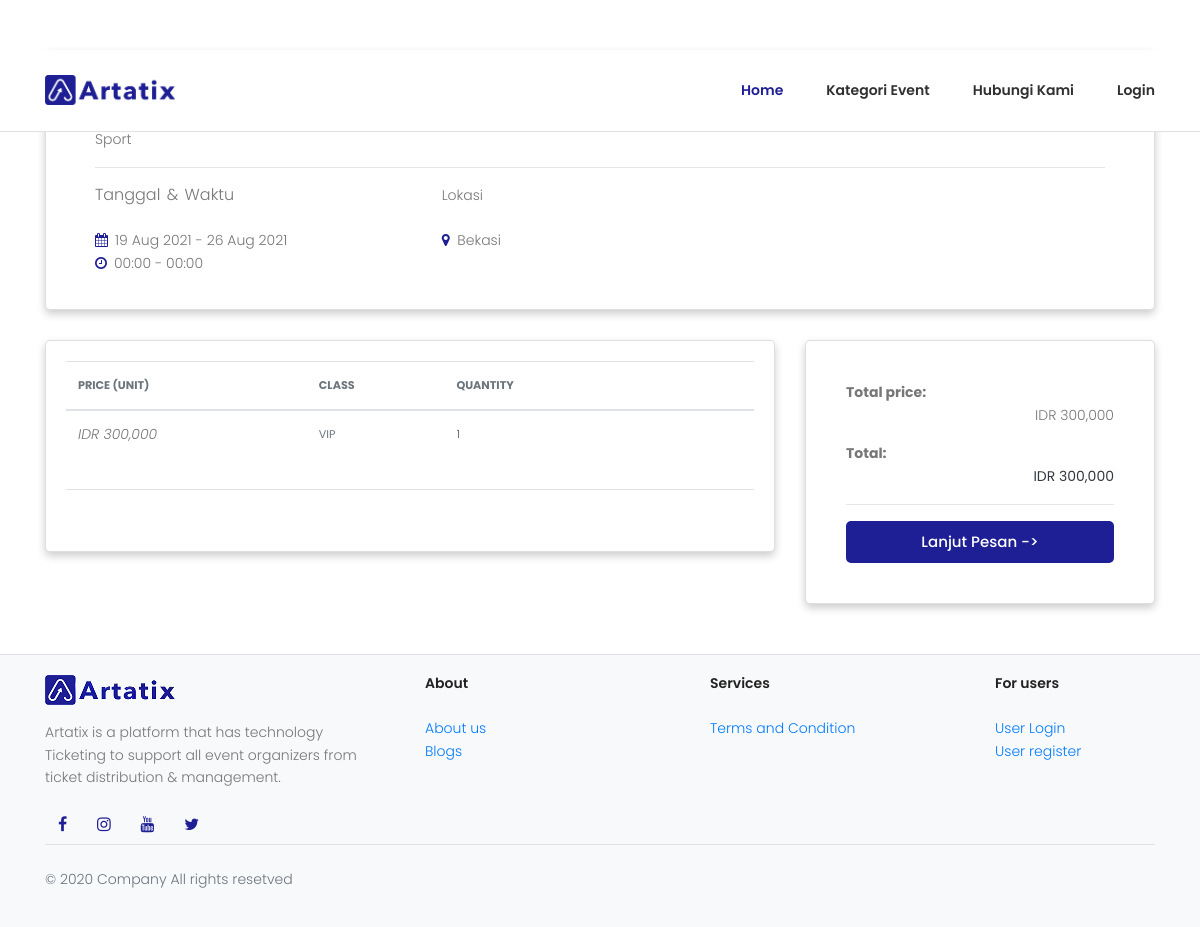
Page /page_event_cart_list.php?id=CRT001 on the committed database.
### tables this page shows
CREATE TABLE `tbl_cart` (
  `cart_id` varchar(20) NOT NULL,
  `event_id` varchar(20) NOT NULL,
  `tkt_id` varchar(20) NOT NULL,
  `cart_qty` int(11) NOT NULL
);

CREATE TABLE `tbl_event` (
  `event_id` varchar(20) NOT NULL,
  `event_name` varchar(50) NOT NULL,
  `event_category` varchar(50) NOT NULL,
  `event_picture` varchar(50) NOT NULL,
  `event_description` text NOT NULL,
  `event_location` text NOT NULL,
  `event_date_start` varchar(15) NOT NULL,
  `event_date_finish` varchar(15) NOT NULL,
  `event_time_start` time NOT NULL,
  `event_time_finish` time NOT NULL,
  `event_status` varchar(20) NOT NULL,
  `event_sk` text NOT NULL,
  `event_jenis` varchar(20) NOT NULL,
  `user_id` varchar(20) NOT NULL
);

CREATE TABLE `tbl_ticket` (
  `tkt_id` varchar(20) NOT NULL,
  `event_id` varchar(20) NOT NULL,
  `tkt_category` varchar(30) NOT NULL,
  `tkt_stock` int(15) NOT NULL,
  `tkt_price` int(15) NOT NULL,
  `tkt_date_start` varchar(15) NOT NULL,
  `tkt_date_finish` varchar(15) NOT NULL,
  `tkt_desc` text NOT NULL,
  `tkt_status` int(11) NOT NULL,
  `tkt_fee` int(11) NOT NULL
);

### page_event_cart_list.php (the view, shortened to what this page needs)
<?php
include "koneksi/koneksi.php";
$cart_id = $_GET['id'];
?>
<!DOCTYPE html>
<html lang="zxx" class="no-js">
<head>
    <?php
    include "bundle_css_enduser.php";
    ?>
</head>
<body>
    <header class="default-header border-bottom">
        <div class="main-menu">
            <div class="container">
                <div class="row align-items-center justify-content-between d-flex">
                    <div id="logo">
                        <div class="container">
                            <a href="index.php"><img src="img/logo/Artatix2.png" width="130" height="30" alt="" title="" /></a>
                        </div>
                    </div>
                    <nav id="nav-menu-container">
                        <ul class="nav-menu">
                            <li class="menu-active"><a href="index.php">Home</a></li>
                            <li><a href="page_kategori.php">Kategori Event</a></li>
                            <li><a href="page_kontak_kami.php">Hubungi Kami</a></li>
                            <?php require_once 'auth-navbar.php' ?>
                        </ul>
                    </nav>
                </div>
            </div>
        </div>
    </header>
    <section class="home-banner-area relative" id="home">
        <div class="container">
            <?php
            $querycart = mysqli_query($konek, "SELECT tbl_event.event_id, tbl_event.event_name, tbl_event.event_category, tbl_event.event_picture, tbl_event.event_description, tbl_event.event_location, tbl_event.event_date_start, tbl_event.event_date_finish, tbl_event.event_time_start, tbl_event.event_time_finish, tbl_event.event_sk, tbl_event.event_status, tbl_event.event_jenis, tbl_ticket.tkt_id, tbl_ticket.tkt_category, tbl_ticket.tkt_stock, tbl_ticket.tkt_price, tbl_ticket.tkt_date_start, tbl_ticket.tkt_desc, tbl_cart.cart_id, tbl_cart.cart_qty FROM tbl_ticket INNER JOIN tbl_event ON tbl_ticket.event_id=tbl_event.event_id INNER JOIN tbl_cart ON tbl_ticket.tkt_id=tbl_cart.tkt_id WHERE tbl_cart.cart_id='$cart_id'  ");
            while ($cart = mysqli_fetch_array($querycart)) { ?>
                <div class="row">
                    <aside class="col-lg-12">
                        <div class="card ">
                            <div class="row m-b-20 p-l-35 position-margin-10 ">
                                <div class="col-md-12">
                                    <h1><a href="#" class="title text-dark"><?= $cart['event_name'] ?></a></h1>
                                    <span class="card-content-span"><?= $cart['event_category'] ?></span>
                                    <hr>
                                </div>
                                <div class="col-6 col-md-4">
                                    <span class="card-content-more_event">Tanggal & Waktu</span><br><br>
                                    <span class="card-content-span"><i class="fa fa-calendar">&nbsp;&nbsp;</i><?= date('d M Y', strtotime($cart['event_date_start']));  ?> - <?= date('d M Y', strtotime($cart['event_date_finish']));  ?></span><br>
                                    <span class="card-content-span"><i class="fa fa-clock-o">&nbsp;&nbsp;</i><?= date('H:i', strtotime($event['event_time_start'])); ?> - <?= date('H:i', strtotime($event['event_time_finish'])); ?> </span>
                                </div>
                                <div class="col-5 col-md-3">
                                    <span class="">Lokasi</span><br><br>
                                    <span class="card-content-span"><i class="fa fa-map-marker"></i>&nbsp;&nbsp;<?= $cart['event_location'] ?></span><br>
                                </div>
                                <div class="col-6 col-md-2">
                                </div>
                            </div>
                        </div>
                    </aside>
                    <aside class="col-lg-8">
                        <div class="card">
                            <table class="table  table-shopping-cart">
                                <thead class="text-muted">
                                    <tr class="small text-uppercase">
                                        <th scope="col" width="120">Price (Unit)</th>
                                        <th scope="col" width="120">Class</th>
                                        <th scope="col" width="120">Quantity</th>
                                        <th scope="col" class="text-right" width="200"> </th>
                                    </tr>
                                </thead>
                                <tbody>
                                    <tr>
                                        <td style="width:35%;">
                                            <div class="price-wrap">
                                                <var class="price text-horizontal-middle">IDR <?= number_format($cart['tkt_price']) ?></var>
                                            </div>
                                        </td>
                                        <td style="width:20%;">
                                            <figure class="itemside align-items-right">
                                                <figcaption class="info">
                                                    <p class="small text-muted"><?= $cart['tkt_category'] ?></p>
                                                </figcaption>
                                            </figure>
                                        </td>
                                        <td style="width:7%;">
                                            <p class="small text-muted"><?= $cart['cart_qty'] ?></p>
                                        </td>
                                    </tr>
                                </tbody>
                            </table>
                            <div class="card-body border-top">
                                <div class="row">
                                    <div class="col-md-10"></div>
                                    <div class="col-md-2">
                                    </div>
                                </div>
                            </div>
                        </div>
                        <?php  $total_price=$cart['cart_qty']*$cart['tkt_price'] ?>
                    </aside>
                    <aside class="col-lg-4">
                        <div class="card">
                            <div class="card-body">
                                <dl class="dlist-align">
                                    <dt>Total price:</dt>
                                    <dd class="text-right">IDR <?= number_format($total_price) ?></dd>
                                </dl>
                                <dl class="dlist-align">
                                    <dt>Total:</dt>
                                    <dd class="text-right text-dark b"><strong>IDR <?= number_format($total_price + $admin_price) ?></strong></dd>
                                </dl>
                                <hr>
                                <a href="page_event_cart_form.php?id=<?= $cart_id?>" class="genric-btn primary btn-block circle"> Lanjut Pesan -> </a>
                            </div>
                        </div>
                    </aside>
                <?php } ?>
                </div>
    </section>
    <?php
    include "footer.php";
    ?>
</body>
</html>

### rows in the picture
tbl_cart: event.event_category "Sport", event.event_date_start "19 Aug 2021", event.event_date_finish "26 Aug 2021", event.event_location "Bekasi", tkt.tkt_price "300,000", tkt.tkt_category "VIP", cart_qty "1", cart_qty.tkt_price "300,000", $total_price + $admin_price "300,000"
